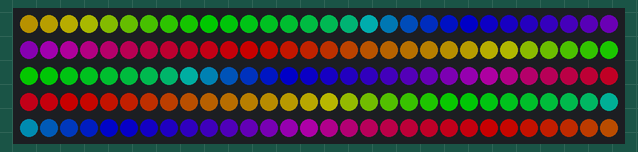
The sketch below on a simulated Arduino Uno, built with avr-gcc and run on an emulated ATmega328P. On the bench: 150 RGB LEDs in strip order, left to right, continuing on the next row. Dim RGB values are drawn brighter than linear; random numbers use the default seed unless the sketch sets one.

Above: at 21.26 s.
At 43.46 s:
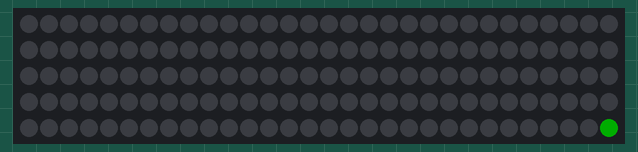
At 58.51 s:
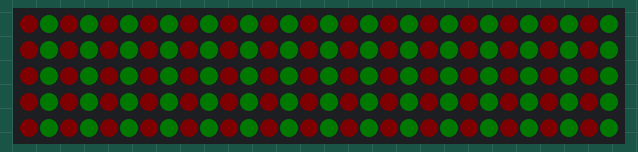
At 67.1 s:
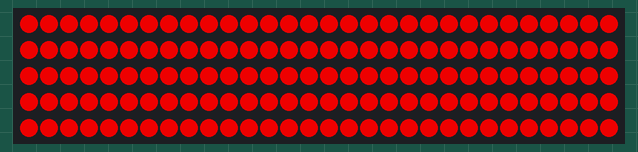
At 73.0 s:
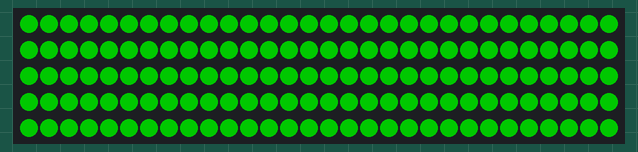
At 87.9 s:
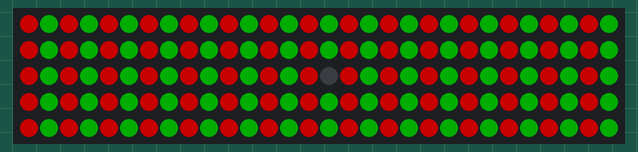

The sketch:

FastLEDLights.ino
```cpp
 #include <FastLED.h>

#define DATA_PIN 12  //this is the data pin connected to the LED strip.  If using WS2801 you also need a clock pin
#define NUM_LEDS 150 //change this for the number of LEDs in the strip
#define COLOR_ORDER RGB
#define DEFAULT_BRIGHTNESS 50
#define DEFAULT_COLOR "RedGreen"

int runEvent = 1;

//CRGB leds[NUM_LEDS];
CRGBArray<NUM_LEDS> leds;


void setup(){
  randomSeed(analogRead(0));
  FastLED.addLeds<WS2811, DATA_PIN, COLOR_ORDER>(leds, NUM_LEDS); //setting up the FastLED
  int runEvent = 0;
  //Serial.begin(9600);
  //Set overall brightness
  //FastLED.setBrightness(70);
  //allOff(true);
 }

void loop(){
  FastLED.clear();
  //Calibrate the letters
  //allOn(DEFAULT_BRIGHTNESS, DEFAULT_COLOR, true);
  //printWord("abcdefghijklmnopqrstuvwxyz", 26, DEFAULT_COLOR);*/
  //Run routine
  allOn(DEFAULT_BRIGHTNESS, DEFAULT_COLOR, true);
  //delay(random(5000,10000));

  if(runEvent == 9){
    runEvent = 1;
  }
  switch(runEvent){
    case 1:
      rainbowDance(10, DEFAULT_BRIGHTNESS);
      break;
    case 2:
      for(int i = 0; i < NUM_LEDS; i++){
        int randLED = random(0, NUM_LEDS - 1);
        flicker(randLED, DEFAULT_COLOR);
        setLEDColorBright(randLED, DEFAULT_BRIGHTNESS, DEFAULT_COLOR, true);
      }
      break;
    case 3:
      lightChaseFwd(DEFAULT_COLOR, 0, false);
      lightChaseRev(DEFAULT_COLOR, 0, true);
      delay(1000);
      break;
    case 4:
      meetInTheMiddle(DEFAULT_COLOR, 0, false);
      leaveFromTheMiddle(DEFAULT_COLOR, 0, true);
      delay(1000);
      break;
    case 5:
      glowup(DEFAULT_COLOR);
      glowdown(DEFAULT_COLOR);
      delay(1000);
      break;
    case 6:
      glowup(DEFAULT_COLOR);
      glowdown(DEFAULT_COLOR);
      delay(1000);
      glowup("Red");
      glowdown("Red");
      delay(1000);
      glowup("Green");
      glowdown("Green");
      delay(1000);
      break;
    case 7:
      lightChaseRev(DEFAULT_COLOR, 0, false);
      lightChaseFwd(DEFAULT_COLOR, 0, true);
      delay(1000);
      break;
    case 8:
      leaveFromTheMiddle(DEFAULT_COLOR, 0, false);
      meetInTheMiddle(DEFAULT_COLOR, 0, true);
      delay(1000);
      break;
    default:
      allOff(true);
  }
  runEvent++;
}

void fadeByPercent(int ledNum, int brightness, bool runShow) {
    if(brightness > 100){
      brightness = 100;
    }
    if(brightness < 0) {
      brightness = 0;
    }
    int fadeLevel = (int) 2.56 * brightness;
    leds[ledNum].nscale8(fadeLevel);
    if(runShow){
      FastLED.show();
    }
}

void setLEDColorBright(int ledNum, int brightness, char color[], bool runShow){
    if (strcmp(color, "Red") == 0){
      leds[ledNum] = CRGB::Red;
    } else if(strcmp(color, "DarkOrange") == 0){
      leds[ledNum] = CRGB::DarkOrange;
    } else if(strcmp(color, "Blue") == 0){
      leds[ledNum] = CRGB::Blue;
    } else if(strcmp(color, "Purple") == 0){
      leds[ledNum] = CRGB::Purple;
    } else if(strcmp(color, "Green") == 0){
      leds[ledNum] = CRGB::Green;
    } else if(strcmp(color, "Yellow") == 0){
      leds[ledNum] = CRGB::Yellow;
    } else if(strcmp(color, "White") == 0){
      leds[ledNum] = CRGB::White;
    } else if(strcmp(color, "Halloween") == 0){
      switch (ledNum % 2) {
        case 0:
          leds[ledNum] = CRGB(175, 0, 255); //Purple
          break;
        case 1:
          leds[ledNum] = CRGB(255, 30, 0); //Orange
          break;
      }
    } else if(strcmp(color, "RedGreen") == 0){
      switch (ledNum % 2) {
        case 0:
          leds[ledNum] = CRGB::Red;
          break;
        case 1:
          leds[ledNum] = CRGB::Green;
          break;
      }
    } else {
      switch (ledNum % 5) {
        case 0:
          leds[ledNum] = CRGB::Blue;
          break;
        case 1:
          leds[ledNum] = CRGB::Green;
          break;
        case 2:
          leds[ledNum] = CRGB::Yellow;
          break;
        case 3:
          leds[ledNum] = CRGB(255, 30, 0); //Orange
          break;
        case 4:
          leds[ledNum] = CRGB::Red;
          break;
        default:
          leds[ledNum] = CRGB(255,255,255); //white To determine if there is a problem
          break;
      }
    }
    fadeByPercent(ledNum, brightness, false);
    if(runShow){
      FastLED.show();
    }
}

void flicker(int ledNum, char color[]){
  int flickerCount = random(1,5);
  for(int i = 0; i < flickerCount; i++){
    setLEDColorBright(ledNum, random(75, 100), "White", true);
    FastLED.delay(random(15,20));
    setLEDColorBright(ledNum, 0, color, true);
    FastLED.delay(random(15,20));
  }
}

void lightChaseFwd(char color[], int travelDelay, bool leaveOn){
  for (int i = 0; i < NUM_LEDS; i++) {
    setLEDColorBright(i, DEFAULT_BRIGHTNESS, color, true);
    FastLED.delay(travelDelay);
    if(!leaveOn){
      setLEDColorBright(i, 0, color, true);
    }
    FastLED.delay(travelDelay);
  }
}

void lightChaseRev(char color[], int travelDelay, bool leaveOn) {
  for (int i = NUM_LEDS; i >= 0; i--) {
    setLEDColorBright(i, DEFAULT_BRIGHTNESS, color, true);
    FastLED.delay(travelDelay);
    if(!leaveOn){
      setLEDColorBright(i, 0, color, true);
    }
    FastLED.delay(travelDelay);
  }
}

void meetInTheMiddle(char color[], int travelDelay, bool leaveOn) {
  for (int i = 0; i < NUM_LEDS/2; i++) {
    setLEDColorBright(i, DEFAULT_BRIGHTNESS, color, false);
    setLEDColorBright(NUM_LEDS - i, DEFAULT_BRIGHTNESS, color, false);
    FastLED.show();
    FastLED.delay(travelDelay);
    if(!leaveOn){
      setLEDColorBright(i, 0, color, false);
      setLEDColorBright(NUM_LEDS - i, 0, color, false);
      FastLED.show();
      FastLED.delay(travelDelay);
    }
  }
}

void leaveFromTheMiddle(char color[], int travelDelay, bool leaveOn) {
  for (int i = NUM_LEDS/2; i >= 0; i--) {
    setLEDColorBright(i, DEFAULT_BRIGHTNESS, color, false);
    setLEDColorBright(NUM_LEDS - i, DEFAULT_BRIGHTNESS, color, false);
    FastLED.show();
    FastLED.delay(travelDelay);
    if(!leaveOn){
      setLEDColorBright(i, 0, color, false);
      setLEDColorBright(NUM_LEDS - i, 0, color, false);
      FastLED.show();
      FastLED.delay(travelDelay);
    }

  }
}

void allOn(int brightness, char color[], bool runShow) {
  for (int i = 0; i < NUM_LEDS; i++) {
    setLEDColorBright(i, brightness, color, false);
  }
  if(runShow){
    FastLED.show();
  }
}

void allOff(bool runShow) {
  for (int i = 0; i < NUM_LEDS; i++) {
    leds[i] = CRGB(0,0,0);
  }
  if(runShow){
    FastLED.show();
  }
}

int getLEDLetter(char letter){
  int ledNum;
  switch (letter) {
      case 'a':
      case 'A':
        ledNum = 49;
        break;
      case 'b':
      case 'B':
        ledNum = 48;
        break;
      case 'c':
      case 'C':
        ledNum = 46;
        break;
      case 'd':
      case 'D':
        ledNum = 45;
        break;
      case 'e':
      case 'E':
        ledNum = 43;
        break;
      case 'f':
      case 'F':
        ledNum = 41;
        break;
      case 'g':
      case 'G':
        ledNum = 39;
        break;
      case 'h':
      case 'H':
        ledNum = 36;
        break;
      case 'i':
      case 'I':
        ledNum = 35;
        break;
      case 'j':
      case 'J':
        ledNum = 32;
        break;
      case 'k':
      case 'K':
        ledNum = 30;
        break;
      case 'l':
      case 'L':
        ledNum = 28;
        break;
      case 'm':
      case 'M':
        ledNum = 26;
        break;
      case 'n':
      case 'N':
        ledNum = 23;
        break;
      case 'o':
      case 'O':
        ledNum = 65;
        break;
      case 'p':
      case 'P':
        ledNum = 67;
        break;
      case 'q':
      case 'Q':
        ledNum = 69;
        break;
      case 'r':
      case 'R':
        ledNum = 71;
        break;
      case 's':
      case 'S':
        ledNum = 74;
        break;
      case 't':
      case 'T':
        ledNum = 76;
        break;
      case 'u':
      case 'U':
        ledNum = 78;
        break;
      case 'v':
      case 'V':
        ledNum = 80;
        break;
      case 'w':
      case 'W':
        ledNum = 82;
        break;
      case 'x':
      case 'X':
        ledNum = 84;
        break;
      case 'y':
      case 'Y':
        ledNum = 87;
        break;
      case 'z':
      case 'Z':
        ledNum = 90;
        break;
      default:
        ledNum = -1;
        break;
    }
    return ledNum;
}

void halloweenLights() {
  for (int i = 0; i < NUM_LEDS; i++) {
    if((i % 2) == 0) {
      leds[i] = CRGB (249,40,0);
      FastLED.show();
    } else {
      leds[i] = CRGB::Purple;
      FastLED.show();
    }
  }
}

void rainbowDance(int seconds, int brightness) {
  for(int i = 0; i < (seconds*210); i++){
    static uint8_t hue=0;
    leds.fill_rainbow(hue++);
    for(int x = 0; x < NUM_LEDS; x++){
      fadeByPercent(x, brightness, false);
    }
    FastLED.show();
  }
}

void glowup(char color[]) {
  FastLED.clear();
  //Setting i determines your lowest power value. the second condition determines the max value and the y determines your step
  for( int i = 0; i <= 100; i++ ) {
      for(int x = 0; x < NUM_LEDS; x++){
          setLEDColorBright(x, i, color, false);
      }
      FastLED.show();
      delay(5);
    }
}


void glowdown(char color[]) {
  //Same thing as glowup, except in reverse
  for (int i = 255; i >= 0; i--){
      for(int x = 0; x < NUM_LEDS; x++){
          setLEDColorBright(x, i, color, false);
      }
      FastLED.show();
      delay(5);
    }
}
```

Measured:
- what the display in image 5 shows lasts 22.1 s, from 87.8 s to 109.9 s
